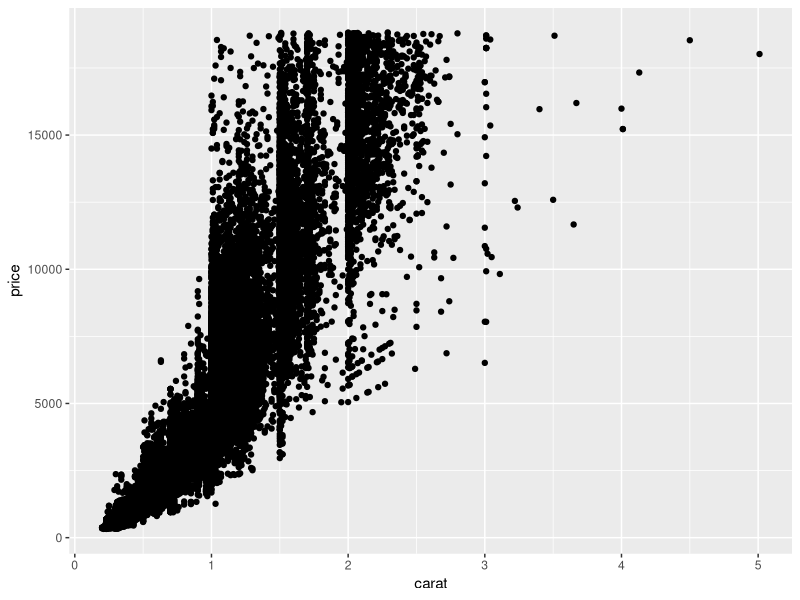
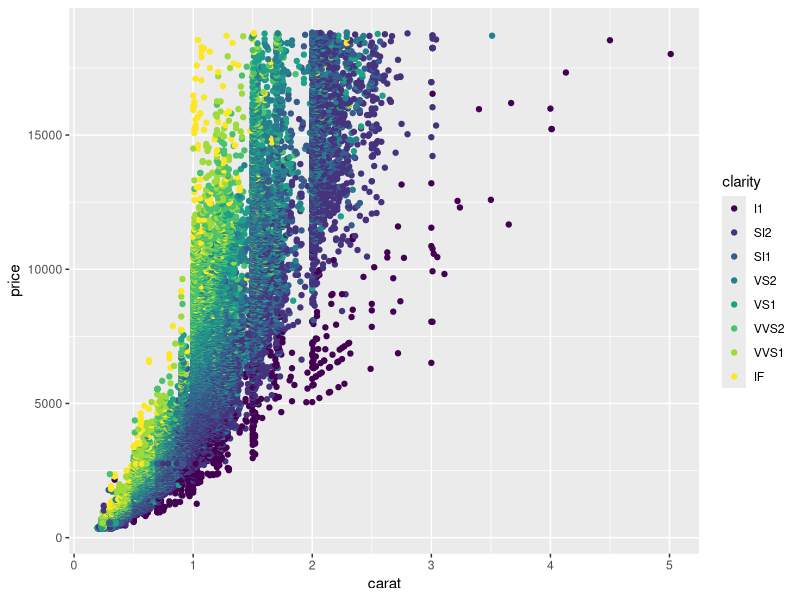
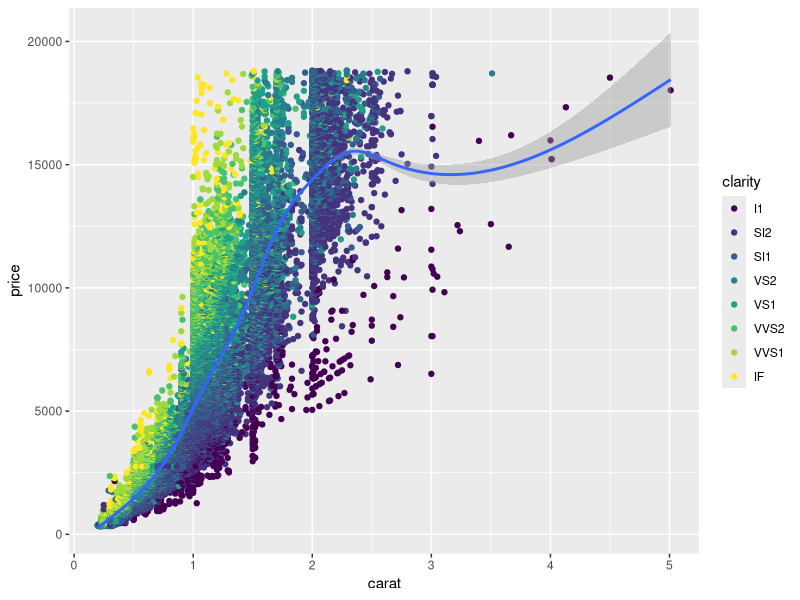
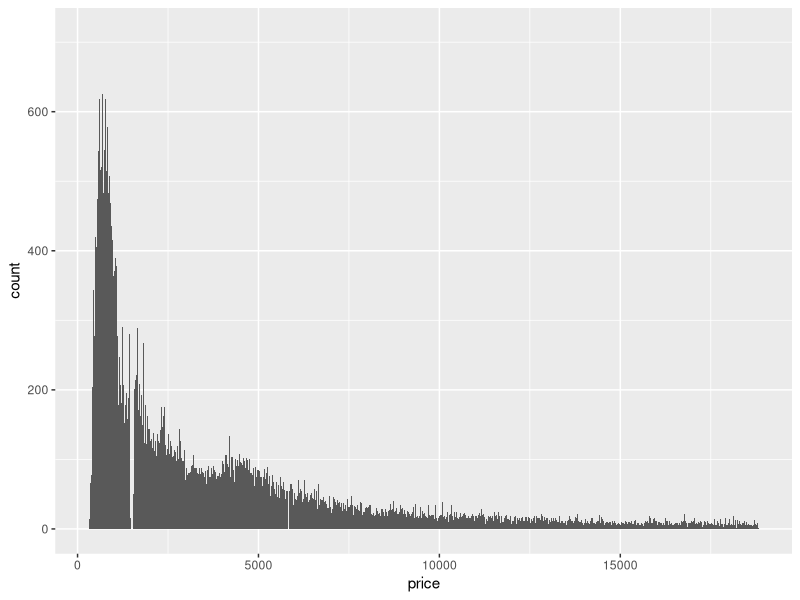
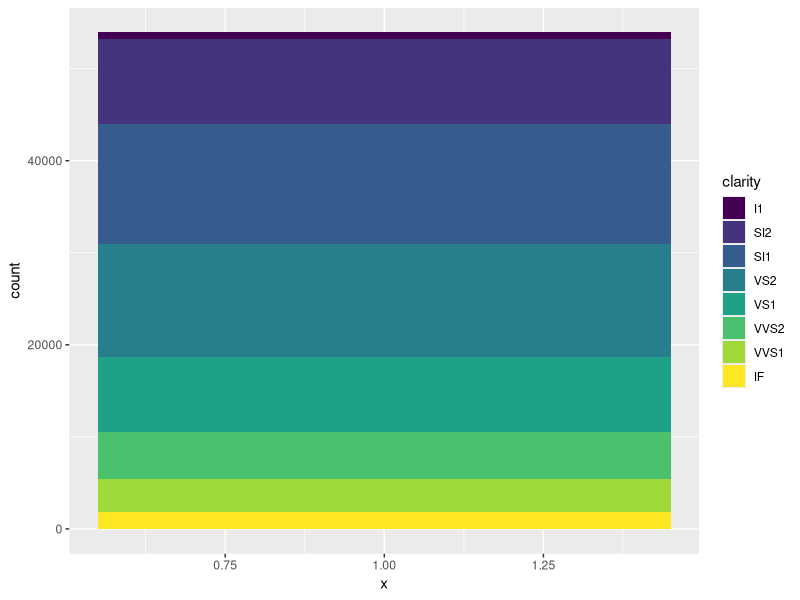
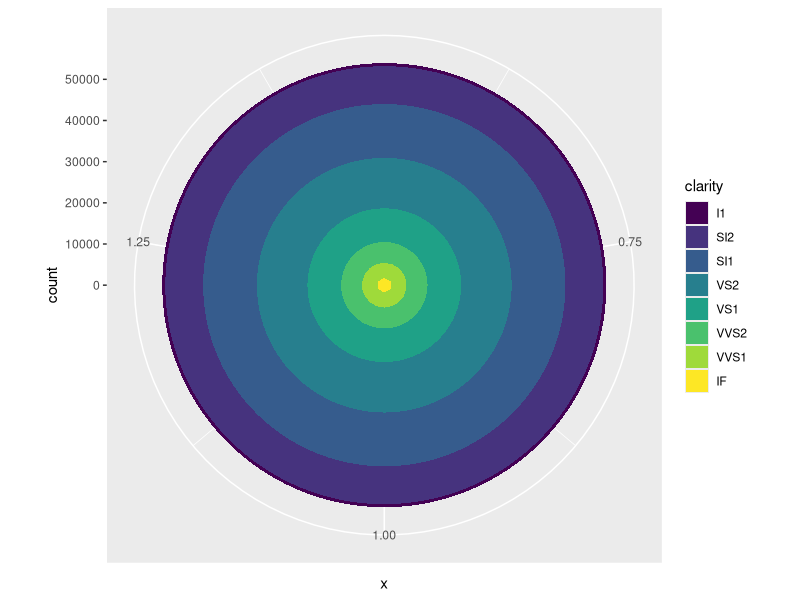
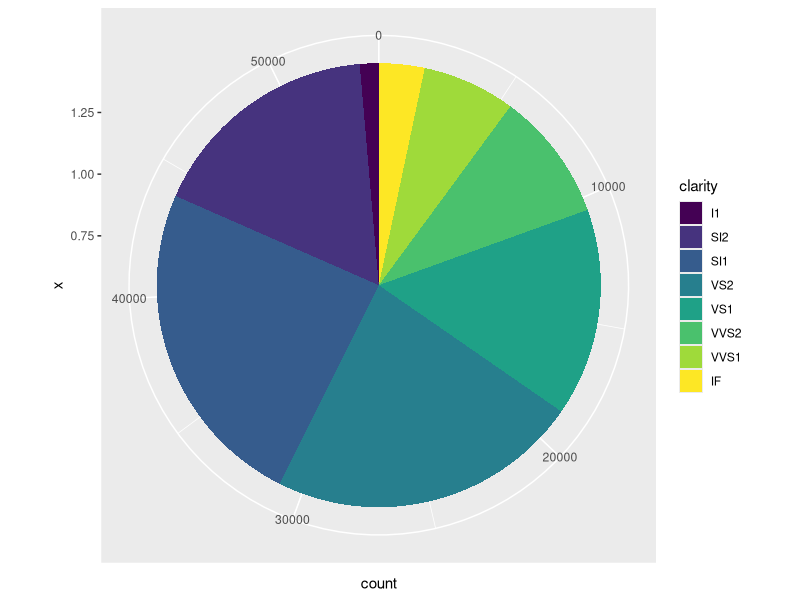
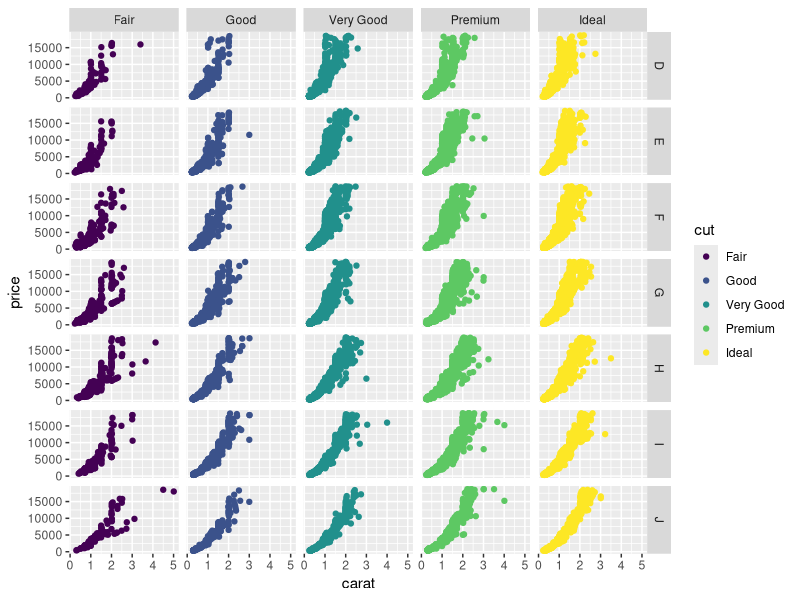

Write R code to recreate these figures, in order.
## ---- chunk 1
library(ggplot2)
data(diamonds)
### <b>
ggplot(diamonds)+geom_point(aes(x=carat,y=price))
### </b>
## ---- chunk 2
library(ggplot2)
data(diamonds)
ggplot(diamonds,aes(x=carat,y=price))+geom_point(aes(color=clarity))
## ---- chunk 3
library(ggplot2)
data(diamonds)
ggplot(data=diamonds,aes(x=carat,y=price))+geom_point(aes(color=clarity))+stat_smooth(method="gam",formula=y ~ s(x, bs = "cs"))
## ---- chunk 4
ggplot(data=diamonds,aes(x=price)) + stat_bin(aes(y = ..count..), binwidth = 20)
## ---- chunk 5
help(stat_bin)
## ---- chunk 6
ggplot( data=diamonds) + geom_bar(aes(fill=clarity, x=1))
## ---- chunk 7
ggplot( data=diamonds) + geom_bar(aes(fill=clarity, x=1)) + coord_polar(theta="x")
## ---- chunk 8
ggplot( data=diamonds) + geom_bar(aes(fill=clarity, x=1)) + coord_polar(theta="y")
## ---- chunk 9
library(ggplot2)
p<-ggplot(data=diamonds,aes(x=carat,y=price))
p<-p+geom_point(aes(color=cut))
p+facet_grid(color~cut)
## ---- chunk 10
library(dplyr)
## ---- chunk 11
d <- read.csv("mqdata.csv")
d %>% head()
## ---- chunk 12
library(tidyr)
##md=melt(d,id.vars=c("Protein","nmiss"),variable.name="Sample",value.name="Intensity")
md <- d %>% gather(Sample,Intensity,-Protein,-nmiss)
head(md)
## ---- chunk 13
md %>% spread(key = Sample, value = Intensity) %>% head
